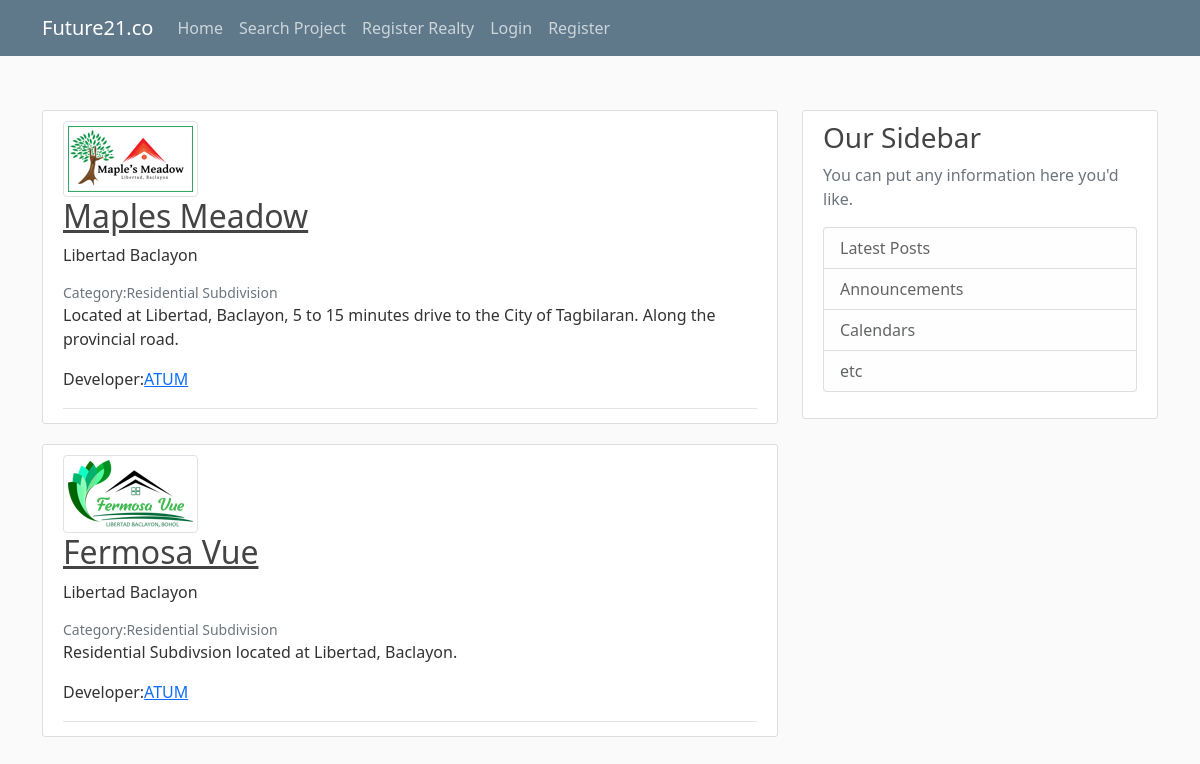
The app's page /home, older data.
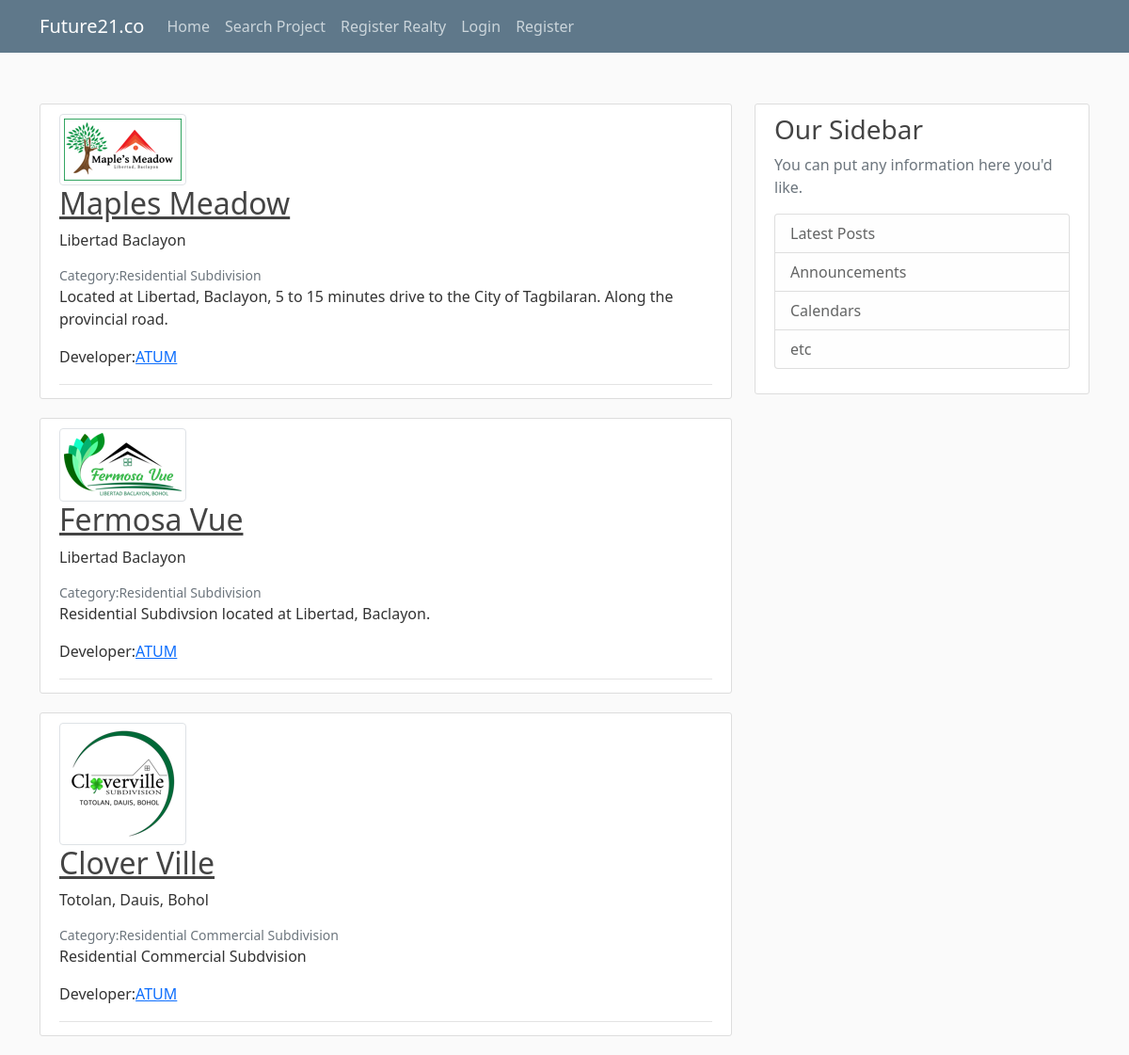
The same page, newer data.
### main/models.py (models this page shows, shortened)
class Project(db.Model):
    __searchable__ = ['name', 'description','location', 'category']
    id = db.Column(db.Integer, primary_key=True, nullable=False)
    name = db.Column(db.String(60), unique=True, nullable=False)
    category = db.Column(db.String(50), nullable=False)
    location = db.Column(db.String(60), nullable=False)
    description = db.Column(db.Text, nullable=False)
    owner = db.Column(db.String(60), nullable=False)
    image_file = db.Column(db.String(20), nullable=False, default='default.png')
    date_posted= db.Column(db.DateTime, nullable=False, default=datetime.utcnow)
    user_id = db.Column(db.Integer, db.ForeignKey('user.id'),nullable=False)
    products = db.relationship('Product', backref='product', lazy=True)

### main/routes.py (the view)
@app.route('/',methods=['GET','POST'])
@app.route('/home',methods=['GET','POST'])
def home():
    projects = Project.query.all()
    return render_template('home.html',projects=projects)

### main/templates/home.html
{% extends "base.html" %}
{%block content %}
    {%for project in projects%}
    <article class="media content-section">
        <div class="media">
            <img class="img-thumbnail" src="{{ url_for('static', filename='profilepics/' + project.image_file) }}" />
        </div>
        <div class="media-body">
                <h2><a class="article-title" href="{{ url_for('project', proj_id=project.id)}}">{{ project.name }}</a></h2>
                <p class="article-content">{{ project.location }}</p>
                <small class="text-muted">Category:{{ project.category }}</small>
                <p class="article-content">{{ project.description }}</p>
                <div class="article-metadata">
                    <p>Developer:<a class="mr-2" href="#">{{ project.owner }}</a></p>
                </div>
        </div>
    </article>
    {% endfor %}
{% endblock %}

### main/templates/base.html (shortened to what this page needs)
<html>
<head>
    <link href="https://cdn.jsdelivr.net/npm/bootstrap@5.0.0-beta3/dist/css/bootstrap.min.css" rel="stylesheet">
    <link rel="stylesheet" type="text/css" href="{{url_for('static', filename='main.css')}}">
<body>
        <header class="site-header">
    <nav class="navbar navbar-expand-md navbar-dark bg-steel fixed-top">
        <div class="container">
        <a class="navbar-brand mr-4" href="/">Future21.co</a>
        <div class="collapse navbar-collapse" id="navbarToggle">
            <div class="navbar-nav mr-auto">
            <a class="nav-item nav-link" href="{{url_for('home')}}">Home</a>
            <a class="nav-item nav-link" href="{{url_for('search_project')}}">Search Project</a>
           <a class="nav-item nav-link" href="{{url_for('new_realty')}}">Register Realty</a>
            </div>
            <div class="navbar-nav">
                {% if current_user.is_authenticated %}
                    <a class="nav-item nav-link" href="{{url_for('new_project')}}">New Project</a>
                    <a class="nav-item nav-link" href="{{url_for('account')}}">Account</a>
                    <a class="nav-item nav-link" href="{{url_for('logout')}}">Logout</a>
                {% else %}
                    <a class="nav-item nav-link" href="{{url_for('login')}}">Login</a>
                    <a class="nav-item nav-link" href="{{url_for('register')}}">Register</a>
                {% endif %}
            </div>
        </div>
        </div>
    </nav>
    </header>
    <main role="main" class="container">
    <div class="row">
        <div class="col-md-8">
        {% block content %}{% endblock %}
        </div>
        <div class="col-md-4">
        <div class="content-section">
            <h3>Our Sidebar</h3>
            <p class='text-muted'>You can put any information here you'd like.
            <ul class="list-group">
                <li class="list-group-item list-group-item-light">Latest Posts</li>
                <li class="list-group-item list-group-item-light">Announcements</li>
                <li class="list-group-item list-group-item-light">Calendars</li>
                <li class="list-group-item list-group-item-light">etc</li>
            </ul>
            </p>
        </div>
        </div>
    </div>
</body>
</html>

### main/static/main.css (style rules this page uses)
body { background: #fafafa; color: #333333; margin-top: 5rem; }
h1, h2, h3, h4, h5, h6 { color: #444444; }
.bg-steel { background-color: #5f788a; }
.site-header .navbar-nav .nav-link { color: #cbd5db; }
.content-section { background: #ffffff; padding: 10px 20px; border: 1px solid #dddddd; border-radius: 3px; margin-bottom: 20px; }
.article-title { color: #444444; }
.article-content { white-space: pre-line; }
.article-metadata { padding-bottom: 1px; margin-bottom: 4px; border-bottom: 1px solid #e3e3e3 }
body { padding-top: 30px; }
small { display: block; line-height: 1.428571429; color: #999; }

Row changes from the older to the newer data that the page shows:
added Project: image_file (picture), name "Clover Ville", location "Totolan, Dauis, Bohol", category "Residential Commercial Subdivision", description "Residential Commercial Subdvision", owner "ATUM"
